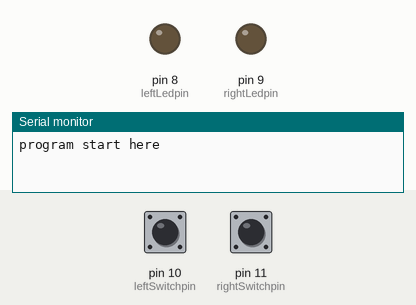
A sketch run on a simulated Arduino Uno, built with avr-gcc and run on an emulated ATmega328P. Shown: output pins drawn as LEDs (lit = HIGH), the last lines printed to the serial monitor. The inputs (shaded band) are chosen by the test bench; at power-on: pin 10 (leftSwitchpin) LOW, pin 11 (rightSwitchpin) LOW.

Above: at 1.2 s.
1.3 s: pin 10 (leftSwitchpin) pulled HIGH for 0.25 s
At 1.5 s:
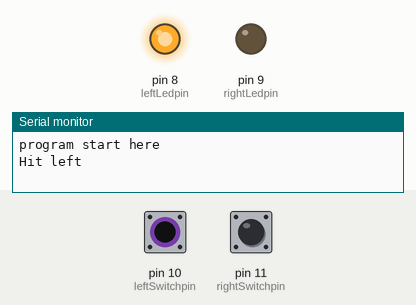
3.1 s: pin 11 (rightSwitchpin) pulled HIGH for 0.25 s
At 3.3 s:
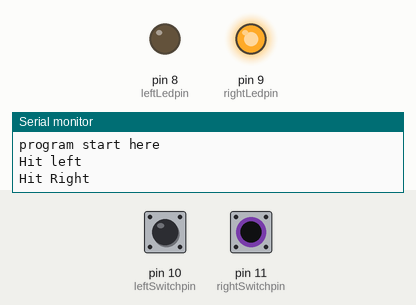
4.9 s: pin 11 (rightSwitchpin) pulled HIGH for 3.2 s
At 9.2 s:
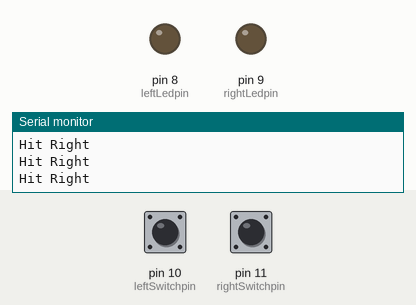
9.7 s: pin 10 (leftSwitchpin) pulled HIGH for 3.2 s
At 10.4 s:
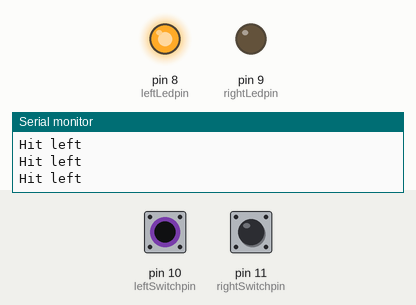
14.5 s: pin 10 (leftSwitchpin) driven HIGH and pin 11 (rightSwitchpin) driven HIGH
At 15.3 s:
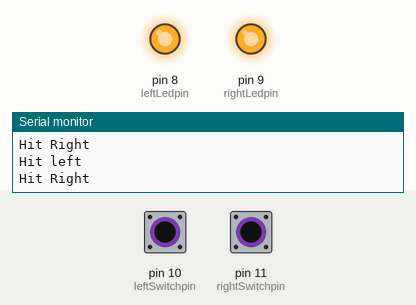
Timing chart, 0 to 17.1 s (numbered marks = the images above; inputs shaded):
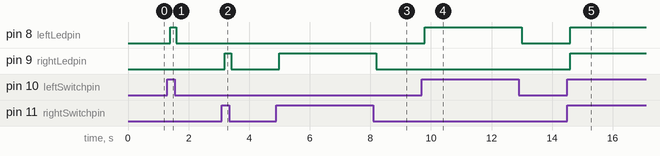

Measured:
- after the input at 1.3 s, pin 8 (leftLedpin): LOW → HIGH after 0.10 s, → LOW 0.20 s later
- after the input at 3.1 s, pin 9 (rightLedpin): LOW → HIGH after 0.10 s, → LOW 0.20 s later
- after the input at 4.9 s, pin 9 (rightLedpin): LOW → HIGH after 0.10 s, → LOW 3.2 s later
- after the input at 9.7 s, pin 8 (leftLedpin): LOW → HIGH after 0.10 s, → LOW 3.2 s later
- after the input at 14.5 s, pin 8 (leftLedpin), pin 9 (rightLedpin): LOW → HIGH after 0.11 s

The sketch:

checkhit01.ino
```cpp
#define leftLedpin 8
#define rightLedpin 9
#define leftSwitchpin 10
#define rightSwitchpin 11
int Motor1direct = 1 ;
void initall()
{
 // init motor direction Led output
   pinMode(leftLedpin,OUTPUT);
   pinMode(rightLedpin,OUTPUT);
 // init motor direction Led output
   pinMode(leftSwitchpin,INPUT);
   pinMode(rightSwitchpin,INPUT);
//-----------
   digitalWrite(leftLedpin,LOW );
   digitalWrite(rightLedpin,LOW );

}
 void setup()
 {
  initall();
   //init serial for debug
Serial.begin(9600);
Serial.println("program start here ");
 }

 void loop()
 {
   if (checkLeft())
    {
      Serial.println("Hit left ");
    }
   if (checkRight())
    {
      Serial.println("Hit Right ");
    }
 delay(200);
 }

boolean checkLeft()
{
  boolean tmp = false ;
  if (digitalRead(leftSwitchpin) == HIGH)
  {
     digitalWrite(leftLedpin,HIGH );
     tmp = true  ;
  }
  else
  {
     digitalWrite(leftLedpin,LOW );
     tmp = false  ;
  }
  return (tmp) ;
}
boolean checkRight()
{
  boolean tmp = false ;
  if (digitalRead(rightSwitchpin) == HIGH)
  {
     digitalWrite(rightLedpin,HIGH );
     tmp = true  ;
  }
  else
  {
     digitalWrite(rightLedpin,LOW );
     tmp = false  ;
  }
  return (tmp) ;
}
```
